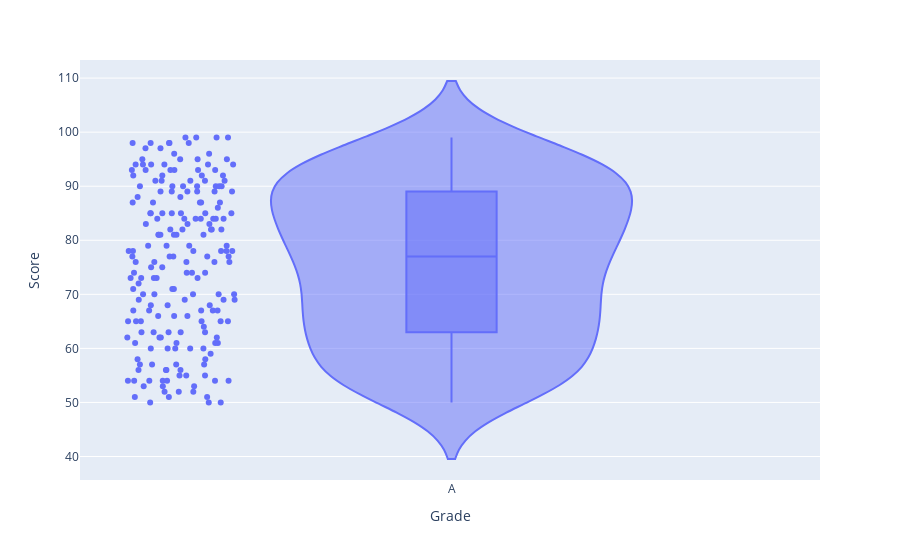

Write notebook code for a chart like this one.
### Code cell
import plotly.express as px
import pandas as pd

df = pd.DataFrame(data)
fig = px.violin(df, x="Grade" ,y="Score", box=True , points="all")
fig.show()

### Figure 1 — Plotly figure (JSON) as saved in the notebook; plotly's stock layout.template omitted (floating-point values rounded to 4 significant figures; data arrays with more than 128 entries replaced by an {"elided": "..."} marker saying what was removed)
{"data": [{"alignmentgroup": "True", "box": {"visible": true}, "hovertemplate": "Grade=%{x}<br>Score=%{y}<extra></extra>", "legendgroup": "", "marker": {"color": "#636efa"}, "name": "", "offsetgroup": "", "orientation": "v", "points": "all", "scalegroup": "True", "showlegend": false, "type": "violin", "x": {"elided": "200 str values"}, "x0": " ", "xaxis": "x", "y": {"elided": "200 int values"}, "y0": " ", "yaxis": "y"}], "layout": {"autosize": true, "legend": {"tracegroupgap": 0}, "margin": {"t": 60}, "violinmode": "group", "xaxis": {"anchor": "y", "autorange": true, "domain": [0, 1], "range": [-0.5032, 0.5], "title": {"text": "Grade"}, "type": "category"}, "yaxis": {"anchor": "x", "autorange": true, "domain": [0, 1], "range": [35.65, 113.3], "title": {"text": "Score"}, "type": "linear"}}}
